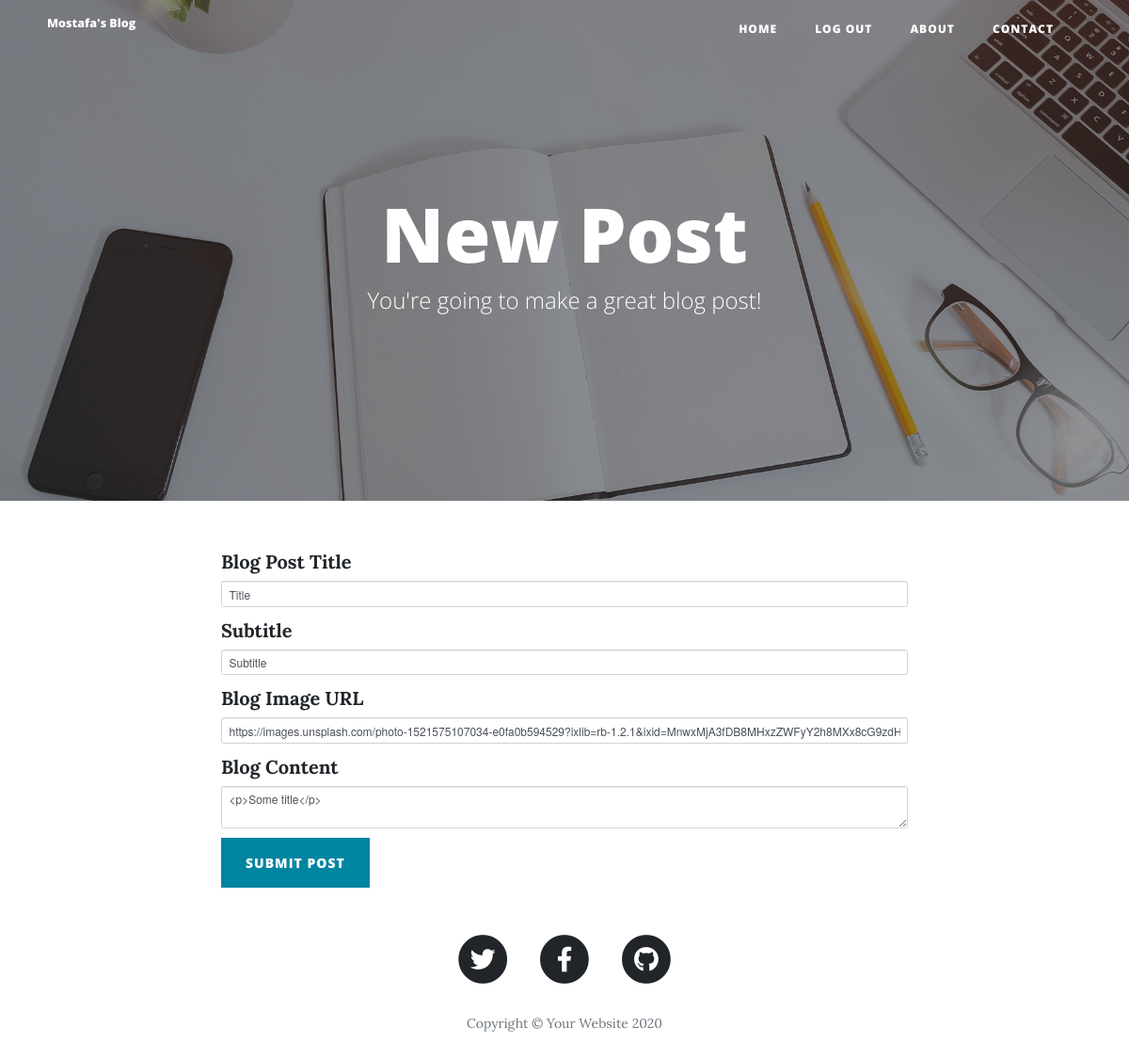
Page /edit-post/1 (signed in) on the earlier database version.
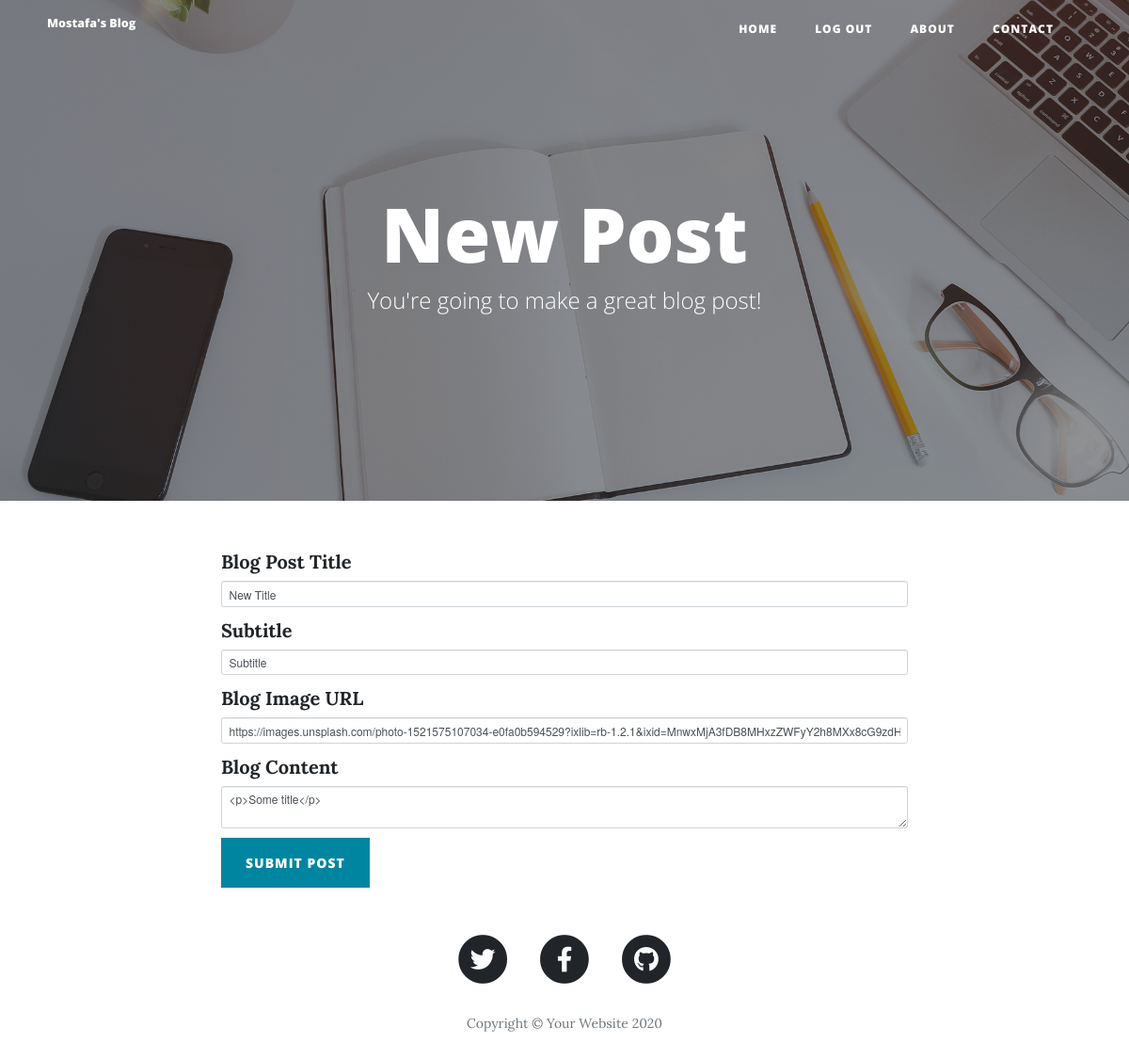
Same page on the later database version.
### main.py (models this page shows)
class BlogPost(db.Model):
    __tablename__ = "blog_posts"
    id = db.Column(db.Integer, primary_key=True)
    author_id = db.Column(db.Integer, db.ForeignKey("users.id"))
    author = relationship("User", back_populates="posts")
    title = db.Column(db.String(250), unique=True, nullable=False)
    subtitle = db.Column(db.String(250), nullable=False)
    date = db.Column(db.String(250), nullable=False)
    body = db.Column(db.Text, nullable=False)
    img_url = db.Column(db.String(250), nullable=False)
    comments = relationship("Comment", back_populates="parent_post")

### main.py (the view, shortened to what this page needs)
@app.route("/edit-post/<int:post_id>", methods=["POST", "GET"])
@admin_only
def edit_post(post_id):
    post = BlogPost.query.get(post_id)
    edit_form = CreatePostForm(
        title=post.title,
        subtitle=post.subtitle,
        img_url=post.img_url,
        body=post.body
    )
    return render_template("make-post.html", form=edit_form, logged_in=current_user.is_authenticated)

### forms.py
class CreatePostForm(FlaskForm):
    title = StringField("Blog Post Title", validators=[DataRequired()])
    subtitle = StringField("Subtitle", validators=[DataRequired()])
    img_url = StringField("Blog Image URL", validators=[DataRequired(), URL()])
    body = CKEditorField("Blog Content", validators=[DataRequired()])
    submit = SubmitField("Submit Post")

### main.py (called while the page is built)
@login_manager.user_loader
def load_user(user_id):
    return User.query.get(user_id)

def admin_only(f):
    @wraps(f)
    def decorated_function(*args, **kwargs):
        if current_user.id != 1:
            return abort(403)
        return f(*args, **kwargs)
    return decorated_function

### templates/make-post.html (shortened to what this page needs)
{% extends 'bootstrap/base.html' %}
{% import "bootstrap/wtf.html" as wtf %}
{% block content %}
{% include "header.html" %}
  <header class="masthead" style="background-image: url('{{ url_for('static', filename='img/edit-bg.jpg')}}')">
    <div class="overlay"></div>
    <div class="container">
      <div class="row">
        <div class="col-lg-8 col-md-10 mx-auto">
          <div class="page-heading">
            {% if is_edit %}
            <h1>Edit Post</h1>
            {% else: %}
            <h1>New Post</h1>
            {% endif %}
            <span class="subheading">You're going to make a great blog post!</span>
          </div>
        </div>
      </div>
    </div>
  </header>
  <div class="container">
    <div class="row">
      <div class="col-lg-8 col-md-10 mx-auto">
        {{ wtf.quick_form(form, novalidate=True, button_map={"submit": "primary"}) }}
      </div>
    </div>
  </div>
{% include "footer.html" %}
{% endblock %}

### templates/header.html (shortened to what this page needs)
<!DOCTYPE html>
<html lang="en">
<head>
  <link href="{{ url_for('static', filename='vendor/bootstrap/css/bootstrap.min.css') }}" rel="stylesheet">
  <link href="{{ url_for('static', filename='vendor/fontawesome-free/css/all.min.css')}}" rel="stylesheet" type="text/css">
  <link href="{{ url_for('static', filename='css/clean-blog.min.css')}}" rel="stylesheet">
</head>
<body>
  <nav class="navbar navbar-expand-lg navbar-light fixed-top" id="mainNav">
    <div class="container">
      <a class="navbar-brand" href="{{url_for('get_all_posts')}}">Mostafa's Blog</a>
      <div class="collapse navbar-collapse" id="navbarResponsive">
        <ul class="navbar-nav ml-auto">
          <li class="nav-item">
            <a class="nav-link" href="{{ url_for('get_all_posts') }}">Home</a>
          </li>
          <li class="nav-item">
            <a class="nav-link" href="{{ url_for('logout') }}">Log Out</a>
          </li>
          <li class="nav-item">
            <a class="nav-link" href="{{ url_for('about') }}">About</a>
          </li>
          <li class="nav-item">
            <a class="nav-link" href="{{ url_for('contact') }}">Contact</a>
          </li>
        </ul>
      </div>
    </div>
  </nav>

### templates/footer.html (shortened to what this page needs)
  <footer>
    <div class="container">
      <div class="row">
        <div class="col-lg-8 col-md-10 mx-auto">
          <ul class="list-inline text-center">
            <li class="list-inline-item">
              <a href="#">
                <span class="fa-stack fa-lg">
                  <i class="fas fa-circle fa-stack-2x"></i>
                  <i class="fab fa-twitter fa-stack-1x fa-inverse"></i>
                </span>
              </a>
            </li>
            <li class="list-inline-item">
              <a href="#">
                <span class="fa-stack fa-lg">
                  <i class="fas fa-circle fa-stack-2x"></i>
                  <i class="fab fa-facebook-f fa-stack-1x fa-inverse"></i>
                </span>
              </a>
            </li>
            <li class="list-inline-item">
              <a href="#">
                <span class="fa-stack fa-lg">
                  <i class="fas fa-circle fa-stack-2x"></i>
                  <i class="fab fa-github fa-stack-1x fa-inverse"></i>
                </span>
              </a>
            </li>
          </ul>
          <p class="copyright text-muted">Copyright &copy; Your Website 2020</p>
        </div>
      </div>
    </div>
  </footer>
</body>
</html>

Differences in the rows shown:
changed BlogPost "Subtitle": title "Title" → "New Title"
